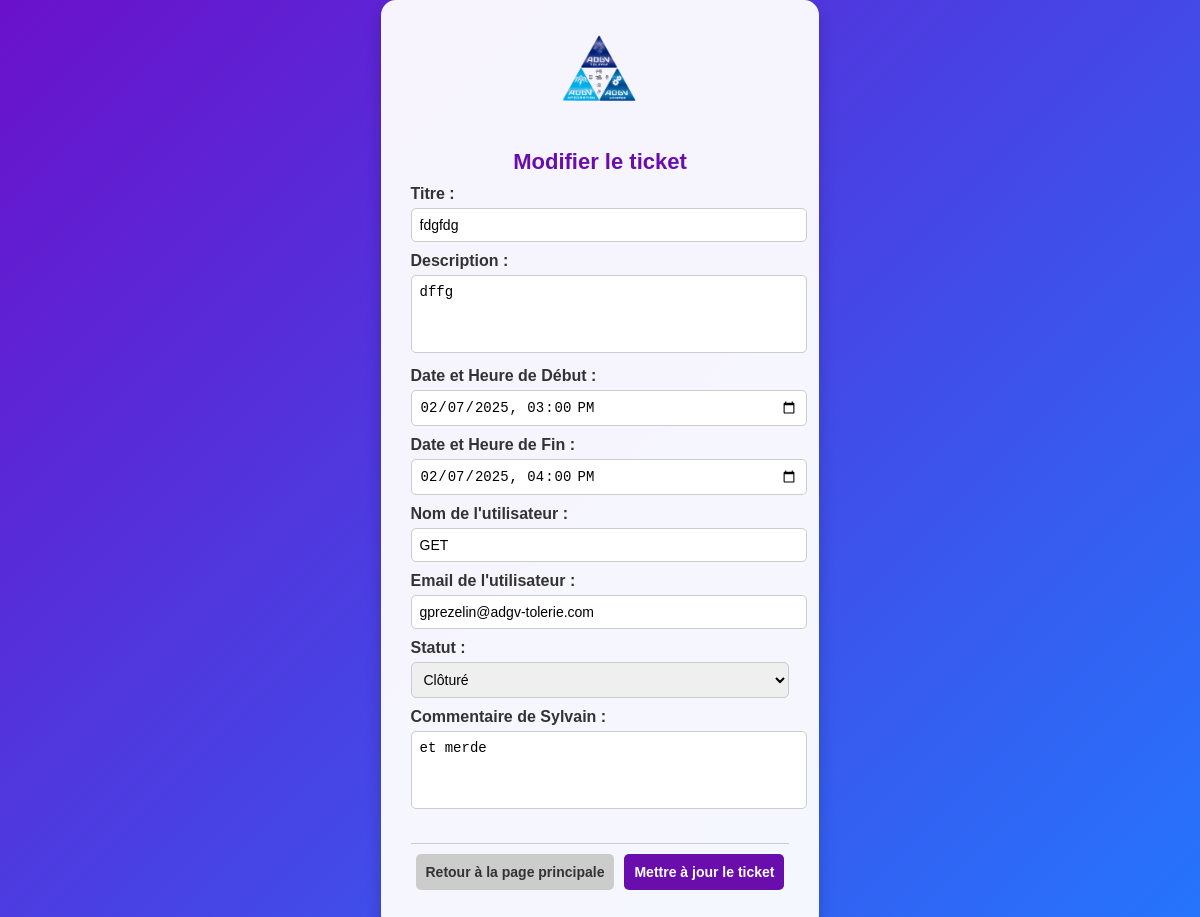
/edit_ticket/409, run on the app's committed database.
### tables this page shows
CREATE TABLE "tickets" (
	"id"	INTEGER,
	"email"	TEXT NOT NULL,
	"description"	TEXT NOT NULL,
	"status"	TEXT DEFAULT 'Ouvert',
	"created_at"	TIMESTAMP DEFAULT CURRENT_TIMESTAMP,
	"end_date"	TIMESTAMP,
	"admin_comment"	TEXT DEFAULT NULL,
	"slot_time"	TIMESTAMP,
	"title"	TEXT NOT NULL DEFAULT 'Titre par défaut',
	"name"	TEXT NOT NULL DEFAULT 'Default Name', created_by_admin INTEGER DEFAULT 0, end_time DATETIME, is_urgent INTEGER DEFAULT 0,
	PRIMARY KEY("id" AUTOINCREMENT)
);

### app.py (the view, shortened to what this page needs)
@app.route('/edit_ticket/<int:ticket_id>', methods=['GET', 'POST'])
def edit_ticket(ticket_id):
    with get_db_connection() as conn:
        cursor = conn.cursor()
        cursor.execute("SELECT * FROM tickets WHERE id = ?", (ticket_id,))
        ticket = cursor.fetchone()
        if not ticket:
            flash("Ticket introuvable.", "error")
            return redirect(url_for('admin'))
        return render_template('edit_ticket.html', ticket=ticket)

### app.py (called while the page is built)
def get_db_connection():
    conn = sqlite3.connect('tickets.db', check_same_thread=False)
    conn.row_factory = sqlite3.Row
    return conn

### templates/edit_ticket.html (shortened to what this page needs)
<!DOCTYPE html>
<html lang="fr">
<head>
    <link rel="stylesheet" href="{{ url_for('static', filename='StyleEdit.css') }}">
</head>
<body>
    <div class="form-container">
<div class="logo-container">
    <img src="{{ url_for('static', filename='img/logoadgvlogin.png') }}" alt="Logo de la boîte" class="logo">
</div>
        <h1 class="form-title">Modifier le ticket</h1>
     <form action="{{ url_for('edit_ticket', ticket_id=ticket.id) }}" method="POST">
    <label for="title">Titre :</label>
    <input type="text" name="title" id="title" value="{{ ticket.title }}" readonly>
    <label for="description">Description :</label>
    <textarea name="description" id="description" rows="3" readonly>{{ ticket.description }}</textarea>
    <label for="slot_time">Date et Heure de Début :</label>
    <input type="datetime-local" name="slot_time" id="slot_time" value="{{ ticket['slot_time'].replace(' ', 'T') }}" required>
    <label for="end_time">Date et Heure de Fin :</label>
    <input type="datetime-local" name="end_time" id="end_time" value="{{ ticket['end_time'].replace(' ', 'T') }}" required>
    <label for="name">Nom de l'utilisateur :</label>
    <input type="text" name="name" id="name" value="{{ ticket['name'] }}" readonly>
    <label for="email">Email de l'utilisateur :</label>
    <input type="email" name="email" id="email" value="{{ ticket['email'] }}" readonly>
    <label for="status">Statut :</label>
    <select name="status" id="status" required>
        <option value="Clôturé" {% if ticket['status'] == 'Clôturé' %}selected{% endif %}>Clôturé</option>
    </select>
    <label for="admin_comment">Commentaire de Sylvain :</label>
    <textarea name="admin_comment" id="admin_comment" rows="3">{{ ticket['admin_comment'] or '' }}</textarea>
    <div class="button-container">
        <a href="{{ url_for('admin') }}" class="back-button">Retour à la page principale</a>
        <button type="submit" class="submit-button">Mettre à jour le ticket</button>
    </div>
</form>
</body>
</html>

### Static/StyleEdit.css (style rules this page uses)
.form-container { max-width: 900px; margin: 0 auto; padding: 20px 30px 40px; background: rgba(255, 255, 255, 0.95); border-radius: 15px; box-shadow: 0 8px 16px rgba(0, 0, 0, 0.2); height: auto; display: flex; flex-direction: column; justify-content: flex-start; overflow: hidden; }
h1 { text-align: center; font-size: 22px; color: #6a0dad; margin-bottom: 10px; }
input[type="text"], input[type="email"], input[type="datetime-local"], textarea, select { width: 100%; padding: 8px; margin-bottom: 10px; border: 1px solid #cccccc; border-radius: 5px; font-size: 14px; }
button[type="submit"], .back-button { flex: 1; max-width: 48%; padding: 10px; font-size: 14px; font-weight: bold; border-radius: 5px; cursor: pointer; transition: background 0.3s, color 0.3s; margin: 0 5px; text-align: center; white-space: nowrap; }
button[type="submit"] { background: #6a0dad; color: #ffffff; border: none; }
.back-button { background: #cccccc; color: #333333; text-decoration: none; border: none; }
.button-container { display: flex; justify-content: space-between; align-items: center; margin-top: 20px; padding-top: 10px; border-top: 1px solid #cccccc; }
.logo-container { text-align: center; margin-bottom: 10px; }
.logo { max-width: 100px; height: auto; }
textarea { resize: none; min-height: 60px; }
body { background: linear-gradient(135deg, #6a11cb, #2575fc); color: #ffffff; font-family: Arial, sans-serif; margin: 0; padding: 0; min-height: 100vh; display: flex; justify-content: center; align-items: center; }
label { display: block; font-weight: bold; margin-bottom: 5px; color: #333333; }

### data on the page
tickets: title "fdgfdg", description "dffg", slot_time "02/07/2025 15:00", end_time "02/07/2025 16:00", name "GET", email "gprezelin@adgv-tolerie.com", status "Clôturé", admin_comment "et merde"
